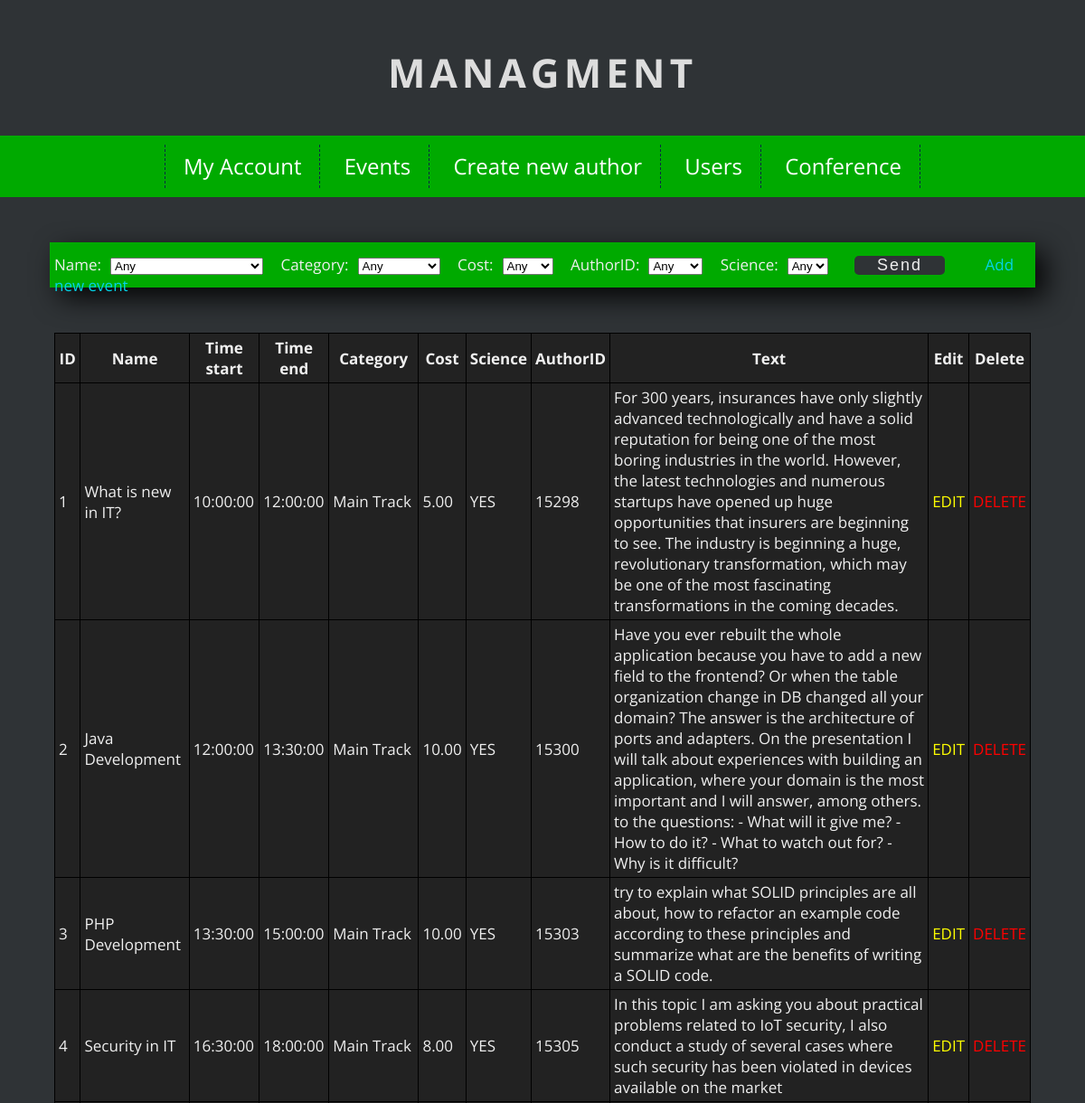
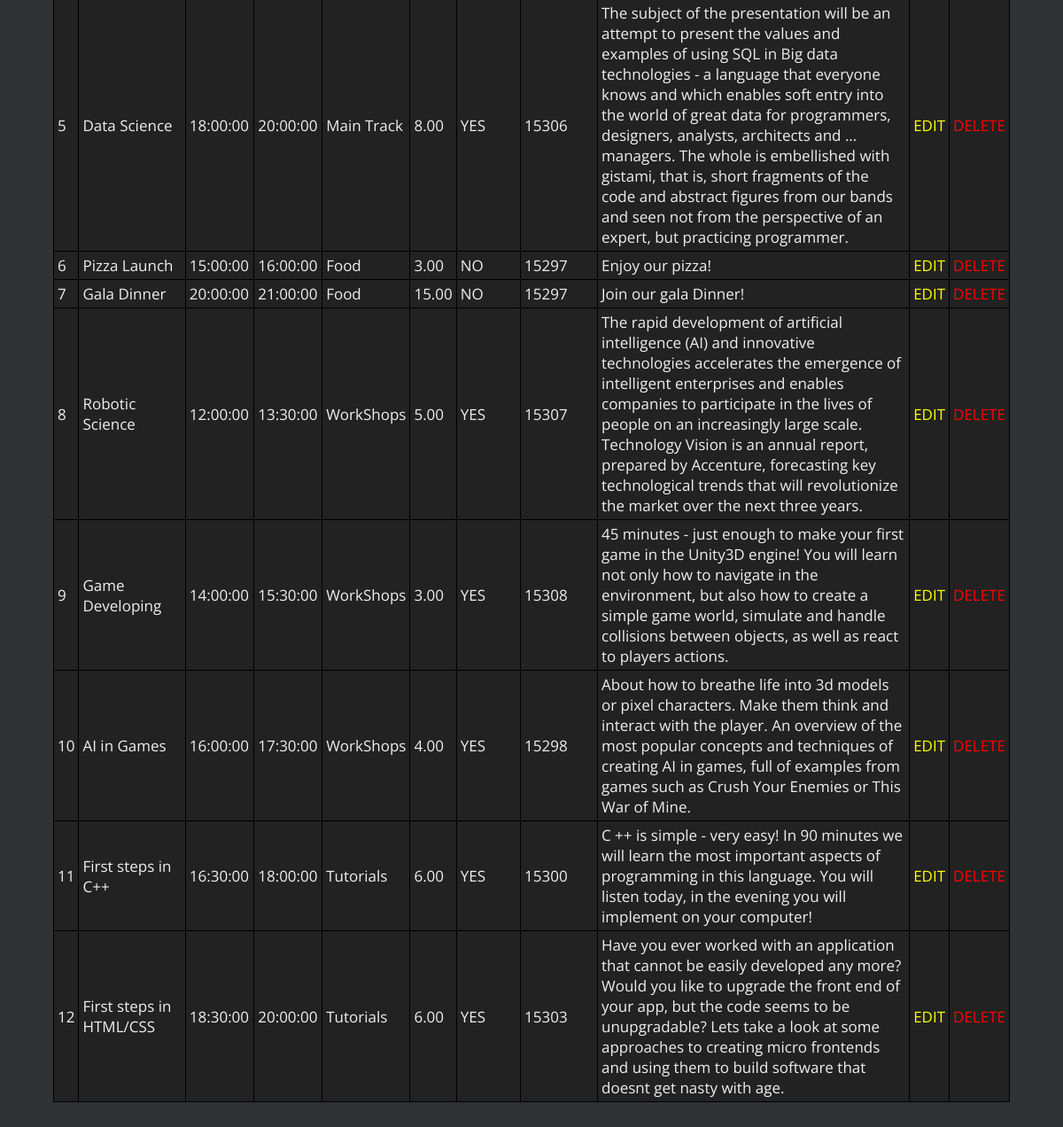
The page /php/manager/eventsPage.php on the database its author committed (2 pictures, top to bottom).
### tables this page shows
CREATE TABLE `events` (
  `EVENTID` int(11) NOT NULL,
  `NAME` text NOT NULL,
  `TIMESTART` time NOT NULL,
  `TIMEEND` time NOT NULL,
  `CATEGORY` text NOT NULL,
  `SCIENCE` tinyint(1) NOT NULL,
  `COST` decimal(15,2) NOT NULL,
  `TEXT` text NOT NULL,
  `AUTHORID` int(11) DEFAULT NULL
);

### php/manager/eventsPage.php (the view, shortened to what this page needs)
<!DOCTYPE html>
<html lang="pl">
<head>
	<link rel="stylesheet" href="../../css/main.css">
	<link rel="stylesheet" href="../../css/fontello.css">
</head>
<body>
	<header>
		<h1 class="logo">Managment </h1>
		<nav id="topnav">
			<ul class="menu" style="background-color:#00aa00;">
				<li><a href="../loggedInPage.php">My Account</a></li>
				<li><a href="eventsPage.php">Events</a></li>
				<li><a href="createNewAuthorPage.php">Create new author</a></li>
				<li><a href="usersPage.php">Users</a></li>
				<li><a href="conferencePage.php">Conference</a></li>
			</ul>
		</nav>
	</header>
	<main>
		<div id="searcher">
			<form method="post" >
			<div class="searcherAtr">
			<?php
			require_once "../connect.php";
		try
		{
			$connection = new mysqli($host, $db_user, $db_password, $db_name);
			if ($connection->connect_errno!=0)
			{
				throw new Exception(mysqli_connect_errno());
			}
			else
			{
						echo "Name:";
						echo '<select class="selectUsers" name="name">';
						echo '<option value="Any">Any</option>';
						echo "  </select>";
						echo "		Category:";
						echo '<select class="selectUsers" name="category">';
						echo '<option value="Any">Any</option>';
						echo "  </select>";
						echo "		Cost:";
						echo '<select class="selectUsers" name="cost">';
						echo '<option value="Any">Any</option>';
						echo "  </select>";
						echo "		AuthorID:";
						echo '<select class="selectUsers" name="authorID">';
						echo '<option value="Any">Any</option>';
						echo "  </select>";
						echo "		Science:";
						echo '<select class="selectUsers" name="science">';
						echo '<option value="Any">Any</option>';
						echo "  </select>";
			}
		}
		catch(Exception $e)
		{
			echo '<span style="color:red;">Server error!</span>';
			echo 'Dev info: '.$e;
		}
			?>
			<input id="submitUsers" style="width:100px; padding:0; font-size:18px; margin-left:10px; margin-right:40px;" type="submit" value="Send">
			<a href="addNewEventPage.php" style="color:#03d4ea;">Add new event</a>
			</div>
		</form>
	</div>
	<?php
	try
		{
			$connection = new mysqli($host, $db_user, $db_password, $db_name);
			if ($connection->connect_errno!=0)
			{
				throw new Exception(mysqli_connect_errno());
			}
			else
			{
						$result=@$connection->query("SELECT *  FROM EVENTS WHERE 1=1 $war ");
echo<<<END
<table style="width:90%">
							<tr>
							<th>ID</th>
							<th>Name</th>
							<th>Time start</th>
							<th>Time end</th>
							<th>Category</th>
							<th>Cost</th>
							<th>Science</th>
							<th>AuthorID</th>
							<th>Text</th>
							<th>Edit</th>
							<th>Delete</th>
							</tr>
END;
						for($p=0;$p<$result->num_rows;$p++){
							$row = $result->fetch_assoc();
							echo "<tr>";
							echo "<td>".$row['EVENTID']."</td>";
							$ID=$row['EVENTID'];
							echo "<td>".$row['NAME']."</td>";
							echo "<td>".$row['TIMESTART']."</td>";
							echo "<td>".$row['TIMEEND']."</td>";
							echo "<td>".$row['CATEGORY']."</td>";
							echo "<td>".$row['COST']."</td>";
							if($row['SCIENCE']==1)
							echo "<td>YES</td>";
							else
							echo "<td>NO</td>";
							echo "<td>".$row['AUTHORID']."</td>";
							echo "<td>".$row['TEXT']."</td>";
							echo "<td><a href='editEventPage.php?ID=$ID';>".'<span style="color:yellow;">EDIT</span><a/></td>';
							echo "<td><a href='deleteEvent.php?ID=$ID';>".'<span style="color:red;">DELETE</span><a/></td>';
							echo "</tr>";
						}
						echo "</table>";
			}
		}
		catch(Exception $e)
		{
			echo '<span style="color:red;">Server error!</span>';
			echo 'Dev info: '.$e;
		}
	?>
	</main>
</body>
</html>

### css/main.css (style rules this page uses)
body { margin: 0; background-color: #2F3336; color: #efefef; font-family: 'Open Sans', sans-serif; font-size: 17px; }
h1.logo { font-size: 44px; font-weight: 700; color: #ddd; text-align: center; text-transform: uppercase; letter-spacing: 5px; margin-top: 50px; margin-bottom: 40px; }
#topnav { background-color: #1c74b2; text-align: center; }
.menu { list-style-type: none; margin: 0; padding: 10px; font-size: 24px; min-height: 38px; line-height: 200%; }
.menu > li { display: inline-block; padding-left: 20px; padding-right: 20px; border-right: 1px dashed #0a2b42; }
.menu > li:first-child { border-left: 1px dashed #0a2b42; }
.menu a { color: #fff; text-decoration: none; }
h1 { font-size: 44px; font-weight: 400; color: #39a5f1; margin-bottom: 20px; }
input[type=submit] { width:300px; background-color:#2F3336; font-size:20px; padding:15px; margin-top:15px; border: none; border-radius:5px; cursor:pointer; letter-spacing:2px; outline:none; color:#efefef; }
a:link { text-decoration:none; }
#searcher { width:90%; padding-bottom:50px; padding-left:5px; padding-right:5px; background-color: #00aa00; margin-left:auto; margin-right:auto; margin-top:50px; margin-bottom:50px; -webkit-box-shadow: 11px 11px 30px 0px rgba(0,0,0,0.9); -moz-box-shadow: 11px 11px 30px 0px rgba(0,0,0,0.9); box-shadow: 11px 11px 30px 0px rgba(0,0,0,0.9); }
.searcherAtr { float:left; }
.selectUsers { margin-right:15px; margin-left:10px; }

### php/manager/eventsPage.php (style rules this page uses)
table, th, td { margin-left:auto; margin-right:auto; margin-bottom:50px; border: 1px solid black; border-collapse: collapse; padding: 4px; background-color: #222222; }

### rows shown on the page
events: EVENTID "1", NAME "What is new in IT?", TIMESTART "10:00:00", TIMEEND "12:00:00", CATEGORY "Main Track", COST "5.00", SCIENCE "YES", AUTHORID "15298", TEXT "For 300 years, insurances have only slightly advanced technologically and have a solid reputation for being one of the most boring industries in the world. However, the latest technologies and numerous startups have opened up huge opportunities that insurers are beginning to see. The industry is beginning a huge, revolutionary transformation, which may be one of the most fascinating transformations in the coming decades."
events: EVENTID "2", NAME "Java Development", TIMESTART "12:00:00", TIMEEND "13:30:00", CATEGORY "Main Track", COST "10.00", SCIENCE "YES", AUTHORID "15300", TEXT "Have you ever rebuilt the whole application because you have to add a new field to the frontend? Or when the table organization change in DB changed all your domain? The answer is the architecture of ports and adapters. On the presentation I will talk about experiences with building an application, where your domain is the most important and I will answer, among others. to the questions: - What will it give me? - How to do it? - What to watch out for? - Why is it difficult?"
events: EVENTID "3", NAME "PHP Development", TIMESTART "13:30:00", TIMEEND "15:00:00", CATEGORY "Main Track", COST "10.00", SCIENCE "YES", AUTHORID "15303", TEXT "try to explain what SOLID principles are all about, how to refactor an example code according to these principles and summarize what are the benefits of writing a SOLID code."
events: EVENTID "4", NAME "Security in IT", TIMESTART "16:30:00", TIMEEND "18:00:00", CATEGORY "Main Track", COST "8.00", SCIENCE "YES", AUTHORID "15305", TEXT "In this topic I am asking you about practical problems related to IoT security, I also conduct a study of several cases where such security has been violated in devices available on the market"
events: EVENTID "5", NAME "Data Science", TIMESTART "18:00:00", TIMEEND "20:00:00", CATEGORY "Main Track", COST "8.00", SCIENCE "YES", AUTHORID "15306", TEXT "The subject of the presentation will be an attempt to present the values and examples of using SQL in Big data technologies - a language that everyone knows and which enables soft entry into the world of great data for programmers, designers, analysts, architects and ... managers. The whole is embellished with gistami, that is, short fragments of the code and abstract figures from our bands and seen not from the perspective of an expert, but practicing programmer."
events: EVENTID "6", NAME "Pizza Launch", TIMESTART "15:00:00", TIMEEND "16:00:00", CATEGORY "Food", COST "3.00", SCIENCE "NO", AUTHORID "15297", TEXT "Enjoy our pizza!"
events: EVENTID "7", NAME "Gala Dinner", TIMESTART "20:00:00", TIMEEND "21:00:00", CATEGORY "Food", COST "15.00", SCIENCE "NO", AUTHORID "15297", TEXT "Join our gala Dinner!"
events: EVENTID "8", NAME "Robotic Science", TIMESTART "12:00:00", TIMEEND "13:30:00", CATEGORY "WorkShops", COST "5.00", SCIENCE "YES", AUTHORID "15307", TEXT "The rapid development of artificial intelligence (AI) and innovative technologies accelerates the emergence of intelligent enterprises and enables companies to participate in the lives of people on an increasingly large scale. Technology Vision is an annual report, prepared by Accenture, forecasting key technological trends that will revolutionize the market over the next three years."
events: EVENTID "9", NAME "Game Developing", TIMESTART "14:00:00", TIMEEND "15:30:00", CATEGORY "WorkShops", COST "3.00", SCIENCE "YES", AUTHORID "15308", TEXT "45 minutes - just enough to make your first game in the Unity3D engine! You will learn not only how to navigate in the environment, but also how to create a simple game world, simulate and handle collisions between objects, as well as react to players actions."
events: EVENTID "10", NAME "AI in Games", TIMESTART "16:00:00", TIMEEND "17:30:00", CATEGORY "WorkShops", COST "4.00", SCIENCE "YES", AUTHORID "15298", TEXT "About how to breathe life into 3d models or pixel characters. Make them think and interact with the player. An overview of the most popular concepts and techniques of creating AI in games, full of examples from games such as Crush Your Enemies or This War of Mine."
events: EVENTID "11", NAME "First steps in C++", TIMESTART "16:30:00", TIMEEND "18:00:00", CATEGORY "Tutorials", COST "6.00", SCIENCE "YES", AUTHORID "15300", TEXT "C ++ is simple - very easy! In 90 minutes we will learn the most important aspects of programming in this language. You will listen today, in the evening you will implement on your computer!"
events: EVENTID "12", NAME "First steps in HTML/CSS", TIMESTART "18:30:00", TIMEEND "20:00:00", CATEGORY "Tutorials", COST "6.00", SCIENCE "YES", AUTHORID "15303", TEXT "Have you ever worked with an application that cannot be easily developed any more? Would you like to upgrade the front end of your app, but the code seems to be unupgradable? Lets take a look at some approaches to creating micro frontends and using them to build software that doesnt get nasty with age."
